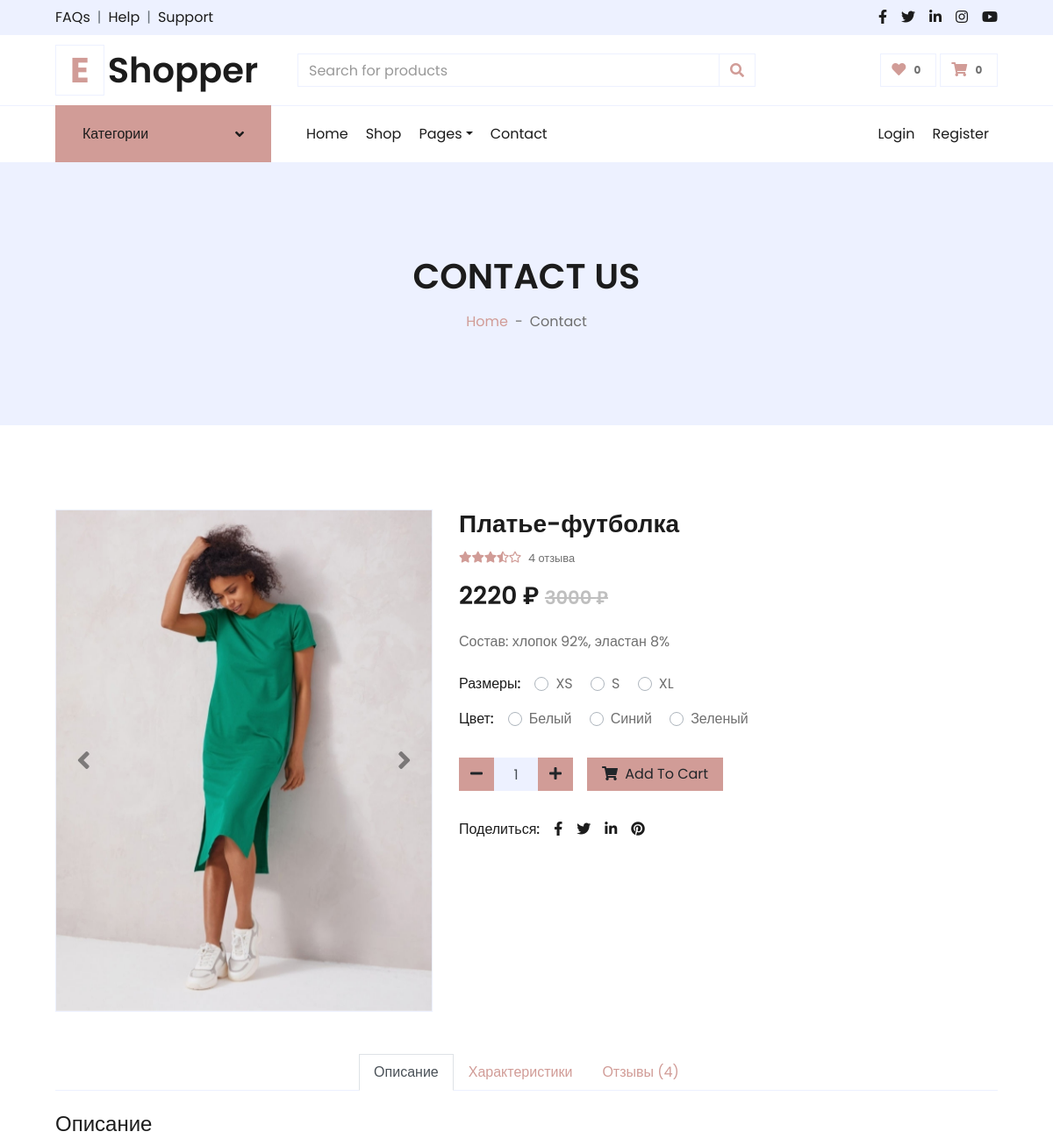
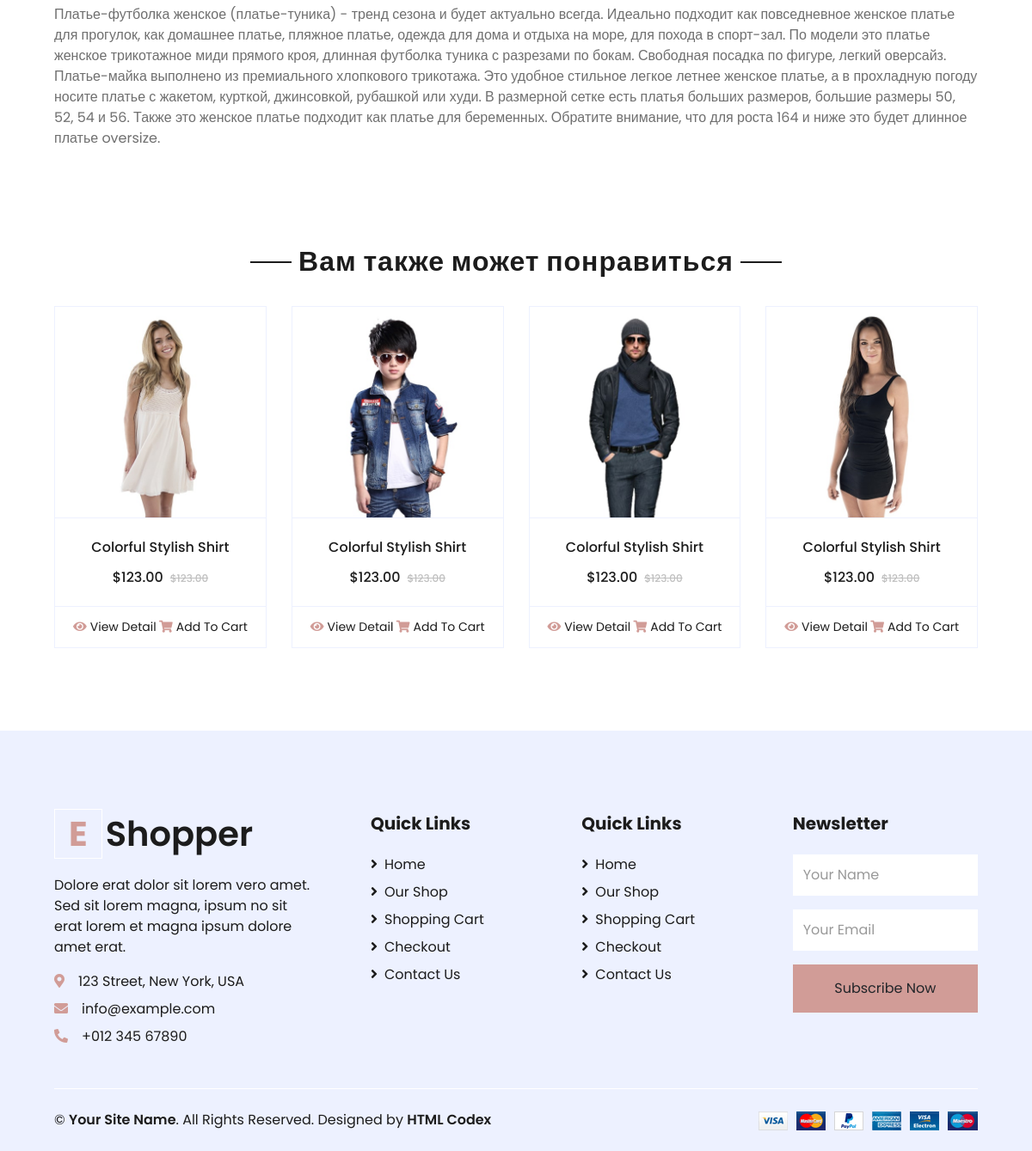
The page /detail/2/ on the database its author committed (2 pictures, top to bottom).
### shop/models.py (models this page shows, shortened)
class Product(models.Model):
    name = models.CharField(max_length=255, verbose_name='Наименование')
    price = models.PositiveIntegerField(null=True, verbose_name='цена')
    oldprice = models.PositiveIntegerField(blank=True, null=True, verbose_name='Старая цена')
    img1 = models.ImageField(upload_to='photo/%Y/%m/%d/', blank=True, verbose_name='Изображение 1')
    img2 = models.ImageField(upload_to='photo/%Y/%m/%d/', blank=True, verbose_name='Изображение 2')
    img3 = models.ImageField(upload_to='photo/%Y/%m/%d/', blank=True, verbose_name='Изображение 3')
    img4 = models.ImageField(upload_to='photo/%Y/%m/%d/', blank=True, verbose_name='Изображение 4')
    img5 = models.ImageField(upload_to='photo/%Y/%m/%d/', blank=True, verbose_name='Изображение 5')
    short_desc = models.TextField(blank=True, verbose_name='Примечание')
    description = models.TextField(blank=True, verbose_name='Описание')
    information = models.TextField(blank=True, verbose_name='Характеристики')
    size = models.ManyToManyField(Size, blank=True, verbose_name='Размер')
    color = models.ManyToManyField(Color, blank=True, verbose_name='Цвет')
    rating = models.PositiveSmallIntegerField(blank=True, default=0, verbose_name='Рейтинг')
    ratingpeople = models.PositiveSmallIntegerField(blank=True, default=0, verbose_name='Количество отзывов')
    views = models.PositiveIntegerField(default=0, verbose_name='Количество просмотров')
    created = models.DateTimeField(auto_now_add=True, verbose_name='Дата создания')
    category = TreeForeignKey(Category, on_delete=models.PROTECT, null=True, verbose_name='Категория')
    class Meta:
        verbose_name = 'Товар'
        verbose_name_plural = 'Товары'

class Size(models.Model):
    universal = models.CharField(max_length=10, verbose_name='Международная система')
    class Meta:
        verbose_name = 'Размер'
        verbose_name_plural = 'Размеры'
    def __str__(self):
        return self.universal

class Color(models.Model):
    color = models.CharField(max_length=15, verbose_name='Цвет')
    class Meta:
        verbose_name = 'Цвет'
        verbose_name_plural = 'Цвет'
    def __str__(self):
        return self.color

### shop/views.py (the view)
# urls.py: path('detail/<int:pk>/', detail, name='detail'),
def detail(request, pk):
    rating1 = Product.objects.get(pk=pk).rating
    rating0 = 5 - rating1
    rating05 = ''
    if rating1 % 1 >= 0.5:
        rating05 = '<small class="fas fa-star-half-alt"></small>'
        rating1 = rating1 - 1
    rating = (
            round(rating1) * '<small class="fas fa-star"></small>' +  # Вывод заполненных звёзд
            rating05 +  # Вывод 1/2 заполненных звёзд
            round(rating0) * '<small class="far fa-star"></small>'  # Вывод незаполненных звёзд
    )
    categories = Category.objects.all()
    context = {
        'product': Product.objects.get(pk=pk),
        'rating': rating,
        'categories': categories,
    }
    return render(request, 'shop/detail.html', context)

### shop/templates/shop/detail.html
{% extends 'base.html' %}
{% block detail %}
    {% include 'shop/_inc_detail/_ShopDetail.html' %}
    {% include 'shop/_inc_detail/_Product.html' %}
{% endblock detail %}

### shop/templates/shop/_inc_detail/_ShopDetail.html (shortened to what this page needs)
{% load static %}
<div class="container-fluid py-5">
    <div class="row px-xl-5">
        <div class="col-lg-5 pb-5">
            <div id="product-carousel" class="carousel slide" data-ride="carousel">
                <div class="carousel-inner border">
                    {% if product.img1 %}
                        <div class="carousel-item active">
                            <img class="w-100 h-100" src="{{ product.img1.url }}" alt="Image">
                        </div>{% endif %}
                </div>
                <a class="carousel-control-prev" href="#product-carousel" data-slide="prev">
                    <i class="fa fa-2x fa-angle-left text-dark"></i>
                </a>
                <a class="carousel-control-next" href="#product-carousel" data-slide="next">
                    <i class="fa fa-2x fa-angle-right text-dark"></i>
                </a>
            </div>
        </div>
        <div class="col-lg-7 pb-5">
            <h3 class="font-weight-semi-bold">{{ product.name }}</h3>
            <div class="d-flex mb-3">
                <div class="text-primary mr-2">
                    {{ rating|safe }}
                </div>
                <small class="pt-1">
                    {{ product.ratingpeople }}
                    {% if product.ratingpeople == 1 %}
                        отзыв
                    {% elif product.ratingpeople > 1 and product.ratingpeople < 5 %}
                        отзыва
                    {% else %}
                        отзывов
                    {% endif %}
                </small>
            </div>
            <h3 class="font-weight-semi-bold mb-4">{{ product.price }} ₽
                {% if product.oldprice %}
                <del>{{ product.oldprice }} ₽</del>
                {% endif %}</h3>
            <p class="mb-4">{{ product.short_desc }}</p>
            <div class="d-flex mb-3">
                <p class="text-dark font-weight-medium mb-0 mr-3">Размеры:</p>
                <form>
                    {% for size in product.size.all %}
                        <div class="custom-control custom-radio custom-control-inline">
                            <label class="custom-control-label" for="{{ size }}">{{ size }}</label>
                        </div>
                    {% endfor %}
                </form>
            </div>
            <div class="d-flex mb-4">
                <p class="text-dark font-weight-medium mb-0 mr-3">Цвет:</p>
                <form>
                    {% for color in product.color.all %}
                    <div class="custom-control custom-radio custom-control-inline">
                        <label class="custom-control-label" for="{{ color }}">{{ color }}</label>
                    </div>
                    {% endfor %}
                </form>
            </div>
            <div class="d-flex align-items-center mb-4 pt-2">
                <div class="input-group quantity mr-3" style="width: 130px;">
                    <div class="input-group-btn">
                        <button class="btn btn-primary btn-minus">
                            <i class="fa fa-minus"></i>
                        </button>
                    </div>
                    <input type="text" class="form-control bg-secondary text-center" value="1">
                    <div class="input-group-btn">
                        <button class="btn btn-primary btn-plus">
                            <i class="fa fa-plus"></i>
                        </button>
                    </div>
                </div>
                <button class="btn btn-primary px-3"><i class="fa fa-shopping-cart mr-1"></i> Add To Cart</button>
            </div>
            <div class="d-flex pt-2">
                <p class="text-dark font-weight-medium mb-0 mr-2">Поделиться:</p>
                <div class="d-inline-flex">
                    <a class="text-dark px-2" href="">
                        <i class="fab fa-facebook-f"></i>
                    </a>
                    <a class="text-dark px-2" href="">
                        <i class="fab fa-twitter"></i>
                    </a>
                    <a class="text-dark px-2" href="">
                        <i class="fab fa-linkedin-in"></i>
                    </a>
                    <a class="text-dark px-2" href="">
                        <i class="fab fa-pinterest"></i>
                    </a>
                </div>
            </div>
        </div>
    </div>
    <div class="row px-xl-5">
        <div class="col">
            <div class="nav nav-tabs justify-content-center border-secondary mb-4">
                <a class="nav-item nav-link active" data-toggle="tab" href="#tab-pane-1">Описание</a>
                <a class="nav-item nav-link" data-toggle="tab" href="#tab-pane-2">Характеристики</a>
                <a class="nav-item nav-link" data-toggle="tab" href="#tab-pane-3">Отзывы ({{ product.ratingpeople }})</a>
            </div>
            <div class="tab-content">
                <div class="tab-pane fade show active" id="tab-pane-1">
                    <h4 class="mb-3">Описание</h4>
                    <p>{{ product.description }}</p>
                </div>
            </div>
        </div>
    </div>
</div>

### shop/static/shop/css/my.css (style rules this page uses)
del { text-decoration: line-through; color: #bfbfbf; font-size: 75%; }

### rows shown on the page
Product: img1 (picture), name "Платье-футболка", ratingpeople "4", price "2220", oldprice "3000", short_desc "Состав: хлопок 92%, эластан 8%", description "Платье-футболка женское (платье-туника) - тренд сезона и будет актуально всегда. Идеально подходит как повседневное женское платье для прогулок, как домашнее платье, пляжное платье, одежда для дома и отдыха на море, для похода в спорт-зал. По модели это платье женское трикотажное миди прямого кроя, длинная футболка туника с разрезами по бокам. Свободная посадка по фигуре, легкий оверсайз. Платье-майка выполнено из премиального хлопкового трикотажа. Это удобное стильное легкое летнее женское платье, а в прохладную погоду носите платье с жакетом, курткой, джинсовкой, рубашкой или худи. В размерной сетке есть платья больших размеров, большие размеры 50, 52, 54 и 56. Также это женское платье…"
Size: universal "XS"
Size: universal "S"
Size: universal "XL"
Color: color "Белый"
Color: color "Синий"
Color: color "Зеленый"
